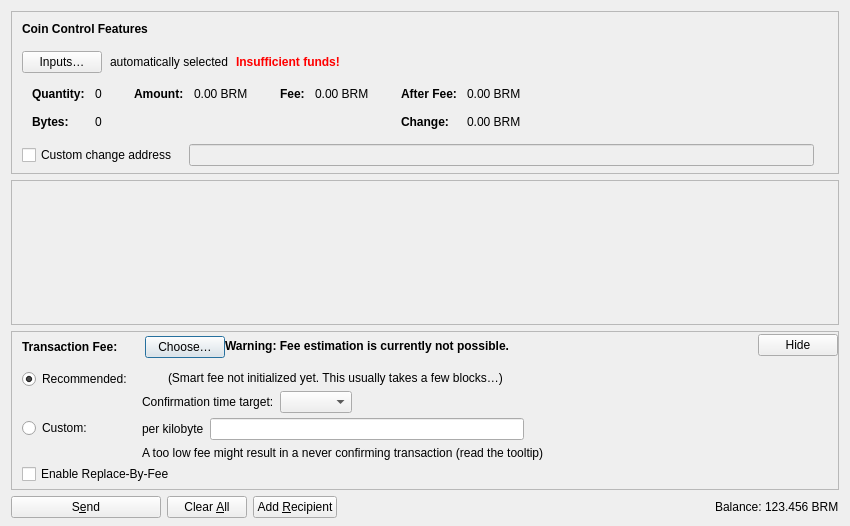
<?xml version="1.0" encoding="UTF-8"?>
<ui version="4.0">
 <class>SendCoinsDialog</class>
 <widget class="QDialog" name="SendCoinsDialog">
  <property name="geometry">
   <rect>
    <x>0</x>
    <y>0</y>
    <width>850</width>
    <height>526</height>
   </rect>
  </property>
  <property name="windowTitle">
   <string>Send Coins</string>
  </property>
  <layout class="QVBoxLayout" name="verticalLayout" stretch="0,1,0,0">
   <property name="bottomMargin">
    <number>8</number>
   </property>
   <item>
    <widget class="QFrame" name="frameCoinControl">
     <property name="sizePolicy">
      <sizepolicy hsizetype="Expanding" vsizetype="Expanding">
       <horstretch>0</horstretch>
       <verstretch>0</verstretch>
      </sizepolicy>
     </property>
     <property name="maximumSize">
      <size>
       <width>16777215</width>
       <height>16777215</height>
      </size>
     </property>
     <property name="frameShape">
      <enum>QFrame::StyledPanel</enum>
     </property>
     <property name="frameShadow">
      <enum>QFrame::Sunken</enum>
     </property>
     <layout class="QVBoxLayout" name="verticalLayoutCoinControl2">
      <property name="spacing">
       <number>0</number>
      </property>
      <property name="leftMargin">
       <number>0</number>
      </property>
      <property name="topMargin">
       <number>0</number>
      </property>
      <property name="rightMargin">
       <number>0</number>
      </property>
      <property name="bottomMargin">
       <number>6</number>
      </property>
      <item>
       <layout class="QVBoxLayout" name="verticalLayoutCoinControl" stretch="0,0,0,0,1">
        <property name="spacing">
         <number>0</number>
        </property>
        <property name="leftMargin">
         <number>10</number>
        </property>
        <property name="topMargin">
         <number>10</number>
        </property>
        <item>
         <layout class="QHBoxLayout" name="horizontalLayoutCoinControl1">
          <property name="bottomMargin">
           <number>15</number>
          </property>
          <item>
           <widget class="QLabel" name="labelCoinControlFeatures">
            <property name="sizePolicy">
             <sizepolicy hsizetype="Preferred" vsizetype="Maximum">
              <horstretch>0</horstretch>
              <verstretch>0</verstretch>
             </sizepolicy>
            </property>
            <property name="font">
             <font>
              <weight>75</weight>
              <bold>true</bold>
             </font>
            </property>
            <property name="styleSheet">
             <string notr="true">font-weight:bold;</string>
            </property>
            <property name="text">
             <string>Coin Control Features</string>
            </property>
           </widget>
          </item>
         </layout>
        </item>
        <item>
         <layout class="QHBoxLayout" name="horizontalLayoutCoinControl2" stretch="0,0,0,0">
          <property name="spacing">
           <number>8</number>
          </property>
          <property name="bottomMargin">
           <number>10</number>
          </property>
          <item>
           <widget class="QPushButton" name="pushButtonCoinControl">
            <property name="styleSheet">
             <string notr="true"/>
            </property>
            <property name="text">
             <string>Inputs…</string>
            </property>
            <property name="autoDefault">
             <bool>false</bool>
            </property>
           </widget>
          </item>
          <item>
           <widget class="QLabel" name="labelCoinControlAutomaticallySelected">
            <property name="text">
             <string>automatically selected</string>
            </property>
            <property name="margin">
             <number>5</number>
            </property>
           </widget>
          </item>
          <item>
           <widget class="QLabel" name="labelCoinControlInsuffFunds">
            <property name="font">
             <font>
              <weight>75</weight>
              <bold>true</bold>
             </font>
            </property>
            <property name="styleSheet">
             <string notr="true">color:red;font-weight:bold;</string>
            </property>
            <property name="text">
             <string>Insufficient funds!</string>
            </property>
            <property name="margin">
             <number>5</number>
            </property>
           </widget>
          </item>
          <item>
           <spacer name="horizontalSpacerCoinControl">
            <property name="orientation">
             <enum>Qt::Horizontal</enum>
            </property>
            <property name="sizeHint" stdset="0">
             <size>
              <width>40</width>
              <height>1</height>
             </size>
            </property>
           </spacer>
          </item>
         </layout>
        </item>
        <item>
         <widget class="QWidget" name="widgetCoinControl" native="true">
          <property name="sizePolicy">
           <sizepolicy hsizetype="Preferred" vsizetype="Preferred">
            <horstretch>0</horstretch>
            <verstretch>0</verstretch>
           </sizepolicy>
          </property>
          <property name="minimumSize">
           <size>
            <width>0</width>
            <height>0</height>
           </size>
          </property>
          <property name="styleSheet">
           <string notr="true"/>
          </property>
          <layout class="QHBoxLayout" name="horizontalLayoutCoinControl5">
           <property name="leftMargin">
            <number>0</number>
           </property>
           <property name="topMargin">
            <number>0</number>
           </property>
           <property name="rightMargin">
            <number>0</number>
           </property>
           <property name="bottomMargin">
            <number>0</number>
           </property>
           <item>
            <layout class="QHBoxLayout" name="horizontalLayoutCoinControl3" stretch="0,0,0,1">
             <property name="spacing">
              <number>20</number>
             </property>
             <property name="topMargin">
              <number>0</number>
             </property>
             <property name="bottomMargin">
              <number>10</number>
             </property>
             <item>
              <layout class="QFormLayout" name="formLayoutCoinControl1">
               <property name="labelAlignment">
                <set>Qt::AlignLeft|Qt::AlignVCenter</set>
               </property>
               <property name="horizontalSpacing">
                <number>10</number>
               </property>
               <property name="verticalSpacing">
                <number>14</number>
               </property>
               <property name="leftMargin">
                <number>10</number>
               </property>
               <property name="topMargin">
                <number>4</number>
               </property>
               <property name="rightMargin">
                <number>6</number>
               </property>
               <item row="0" column="0">
                <widget class="QLabel" name="labelCoinControlQuantityText">
                 <property name="font">
                  <font>
                   <weight>75</weight>
                   <bold>true</bold>
                  </font>
                 </property>
                 <property name="text">
                  <string>Quantity:</string>
                 </property>
                 <property name="margin">
                  <number>0</number>
                 </property>
                </widget>
               </item>
               <item row="0" column="1">
                <widget class="QLabel" name="labelCoinControlQuantity">
                 <property name="cursor">
                  <cursorShape>IBeamCursor</cursorShape>
                 </property>
                 <property name="contextMenuPolicy">
                  <enum>Qt::ActionsContextMenu</enum>
                 </property>
                 <property name="text">
                  <string notr="true">0</string>
                 </property>
                 <property name="margin">
                  <number>0</number>
                 </property>
                 <property name="textInteractionFlags">
                  <set>Qt::LinksAccessibleByMouse|Qt::TextSelectableByKeyboard|Qt::TextSelectableByMouse</set>
                 </property>
                </widget>
               </item>
               <item row="1" column="0">
                <widget class="QLabel" name="labelCoinControlBytesText">
                 <property name="font">
                  <font>
                   <weight>75</weight>
                   <bold>true</bold>
                  </font>
                 </property>
                 <property name="text">
                  <string>Bytes:</string>
                 </property>
                </widget>
               </item>
               <item row="1" column="1">
                <widget class="QLabel" name="labelCoinControlBytes">
                 <property name="cursor">
                  <cursorShape>IBeamCursor</cursorShape>
                 </property>
                 <property name="contextMenuPolicy">
                  <enum>Qt::ActionsContextMenu</enum>
                 </property>
                 <property name="text">
                  <string notr="true">0</string>
                 </property>
                 <property name="textInteractionFlags">
                  <set>Qt::LinksAccessibleByMouse|Qt::TextSelectableByKeyboard|Qt::TextSelectableByMouse</set>
                 </property>
                </widget>
               </item>
              </layout>
             </item>
             <item>
              <layout class="QFormLayout" name="formLayoutCoinControl2">
               <property name="horizontalSpacing">
                <number>10</number>
               </property>
               <property name="verticalSpacing">
                <number>14</number>
               </property>
               <property name="leftMargin">
                <number>6</number>
               </property>
               <property name="topMargin">
                <number>4</number>
               </property>
               <property name="rightMargin">
                <number>6</number>
               </property>
               <item row="0" column="0">
                <widget class="QLabel" name="labelCoinControlAmountText">
                 <property name="font">
                  <font>
                   <weight>75</weight>
                   <bold>true</bold>
                  </font>
                 </property>
                 <property name="text">
                  <string>Amount:</string>
                 </property>
                 <property name="margin">
                  <number>0</number>
                 </property>
                </widget>
               </item>
               <item row="0" column="1">
                <widget class="QLabel" name="labelCoinControlAmount">
                 <property name="cursor">
                  <cursorShape>IBeamCursor</cursorShape>
                 </property>
                 <property name="contextMenuPolicy">
                  <enum>Qt::ActionsContextMenu</enum>
                 </property>
                 <property name="text">
                  <string notr="true">0.00 BRM</string>
                 </property>
                 <property name="textInteractionFlags">
                  <set>Qt::LinksAccessibleByMouse|Qt::TextSelectableByKeyboard|Qt::TextSelectableByMouse</set>
                 </property>
                </widget>
               </item>
              </layout>
             </item>
             <item>
              <layout class="QFormLayout" name="formLayoutCoinControl3">
               <property name="horizontalSpacing">
                <number>10</number>
               </property>
               <property name="verticalSpacing">
                <number>14</number>
               </property>
               <property name="leftMargin">
                <number>6</number>
               </property>
               <property name="topMargin">
                <number>4</number>
               </property>
               <property name="rightMargin">
                <number>6</number>
               </property>
               <item row="0" column="0">
                <widget class="QLabel" name="labelCoinControlFeeText">
                 <property name="font">
                  <font>
                   <weight>75</weight>
                   <bold>true</bold>
                  </font>
                 </property>
                 <property name="text">
                  <string>Fee:</string>
                 </property>
                 <property name="margin">
                  <number>0</number>
                 </property>
                </widget>
               </item>
               <item row="0" column="1">
                <widget class="QLabel" name="labelCoinControlFee">
                 <property name="cursor">
                  <cursorShape>IBeamCursor</cursorShape>
                 </property>
                 <property name="contextMenuPolicy">
                  <enum>Qt::ActionsContextMenu</enum>
                 </property>
                 <property name="text">
                  <string notr="true">0.00 BRM</string>
                 </property>
                 <property name="textInteractionFlags">
                  <set>Qt::LinksAccessibleByMouse|Qt::TextSelectableByKeyboard|Qt::TextSelectableByMouse</set>
                 </property>
                </widget>
               </item>
              </layout>
             </item>
             <item>
              <layout class="QFormLayout" name="formLayoutCoinControl4">
               <property name="labelAlignment">
                <set>Qt::AlignLeft|Qt::AlignVCenter</set>
               </property>
               <property name="horizontalSpacing">
                <number>10</number>
               </property>
               <property name="verticalSpacing">
                <number>14</number>
               </property>
               <property name="leftMargin">
                <number>6</number>
               </property>
               <property name="topMargin">
                <number>4</number>
               </property>
               <property name="rightMargin">
                <number>6</number>
               </property>
               <item row="0" column="0">
                <widget class="QLabel" name="labelCoinControlAfterFeeText">
                 <property name="font">
                  <font>
                   <weight>75</weight>
                   <bold>true</bold>
                  </font>
                 </property>
                 <property name="text">
                  <string>After Fee:</string>
                 </property>
                 <property name="margin">
                  <number>0</number>
                 </property>
                </widget>
               </item>
               <item row="0" column="1">
                <widget class="QLabel" name="labelCoinControlAfterFee">
                 <property name="cursor">
                  <cursorShape>IBeamCursor</cursorShape>
                 </property>
                 <property name="contextMenuPolicy">
                  <enum>Qt::ActionsContextMenu</enum>
                 </property>
                 <property name="text">
                  <string notr="true">0.00 BRM</string>
                 </property>
                 <property name="textInteractionFlags">
                  <set>Qt::LinksAccessibleByMouse|Qt::TextSelectableByKeyboard|Qt::TextSelectableByMouse</set>
                 </property>
                </widget>
               </item>
               <item row="1" column="0">
                <widget class="QLabel" name="labelCoinControlChangeText">
                 <property name="font">
                  <font>
                   <weight>75</weight>
                   <bold>true</bold>
                  </font>
                 </property>
                 <property name="text">
                  <string>Change:</string>
                 </property>
                </widget>
               </item>
               <item row="1" column="1">
                <widget class="QLabel" name="labelCoinControlChange">
                 <property name="cursor">
                  <cursorShape>IBeamCursor</cursorShape>
                 </property>
                 <property name="contextMenuPolicy">
                  <enum>Qt::ActionsContextMenu</enum>
                 </property>
                 <property name="text">
                  <string notr="true">0.00 BRM</string>
                 </property>
                 <property name="textInteractionFlags">
                  <set>Qt::LinksAccessibleByMouse|Qt::TextSelectableByKeyboard|Qt::TextSelectableByMouse</set>
                 </property>
                </widget>
               </item>
              </layout>
             </item>
            </layout>
           </item>
          </layout>
         </widget>
        </item>
        <item>
         <layout class="QHBoxLayout" name="horizontalLayoutCoinControl4" stretch="0,0,0">
          <property name="spacing">
           <number>12</number>
          </property>
          <property name="sizeConstraint">
           <enum>QLayout::SetDefaultConstraint</enum>
          </property>
          <property name="topMargin">
           <number>5</number>
          </property>
          <property name="rightMargin">
           <number>5</number>
          </property>
          <item>
           <widget class="QCheckBox" name="checkBoxCoinControlChange">
            <property name="toolTip">
             <string>If this is activated, but the change address is empty or invalid, change will be sent to a newly generated address.</string>
            </property>
            <property name="text">
             <string>Custom change address</string>
            </property>
           </widget>
          </item>
          <item>
           <widget class="QValidatedLineEdit" name="lineEditCoinControlChange">
            <property name="enabled">
             <bool>false</bool>
            </property>
            <property name="sizePolicy">
             <sizepolicy hsizetype="Expanding" vsizetype="Fixed">
              <horstretch>0</horstretch>
              <verstretch>0</verstretch>
             </sizepolicy>
            </property>
           </widget>
          </item>
          <item>
           <widget class="QLabel" name="labelCoinControlChangeLabel">
            <property name="sizePolicy">
             <sizepolicy hsizetype="Preferred" vsizetype="Expanding">
              <horstretch>0</horstretch>
              <verstretch>0</verstretch>
             </sizepolicy>
            </property>
            <property name="minimumSize">
             <size>
              <width>0</width>
              <height>0</height>
             </size>
            </property>
            <property name="text">
             <string/>
            </property>
            <property name="margin">
             <number>3</number>
            </property>
           </widget>
          </item>
         </layout>
        </item>
        <item>
         <spacer name="verticalSpacerCoinControl">
          <property name="orientation">
           <enum>Qt::Vertical</enum>
          </property>
          <property name="sizeHint" stdset="0">
           <size>
            <width>800</width>
            <height>1</height>
           </size>
          </property>
         </spacer>
        </item>
       </layout>
      </item>
     </layout>
    </widget>
   </item>
   <item>
    <widget class="QScrollArea" name="scrollArea">
     <property name="widgetResizable">
      <bool>true</bool>
     </property>
     <widget class="QWidget" name="scrollAreaWidgetContents">
      <property name="geometry">
       <rect>
        <x>0</x>
        <y>0</y>
        <width>830</width>
        <height>104</height>
       </rect>
      </property>
      <layout class="QVBoxLayout" name="verticalLayout_2" stretch="0,1">
       <property name="leftMargin">
        <number>0</number>
       </property>
       <property name="topMargin">
        <number>0</number>
       </property>
       <property name="rightMargin">
        <number>0</number>
       </property>
       <property name="bottomMargin">
        <number>0</number>
       </property>
       <item>
        <layout class="QVBoxLayout" name="entries">
         <property name="spacing">
          <number>6</number>
         </property>
        </layout>
       </item>
       <item>
        <spacer name="verticalSpacer">
         <property name="orientation">
          <enum>Qt::Vertical</enum>
         </property>
         <property name="sizeHint" stdset="0">
          <size>
           <width>20</width>
           <height>40</height>
          </size>
         </property>
        </spacer>
       </item>
      </layout>
     </widget>
    </widget>
   </item>
   <item>
    <widget class="QFrame" name="frameFee">
     <property name="sizePolicy">
      <sizepolicy hsizetype="Expanding" vsizetype="Expanding">
       <horstretch>0</horstretch>
       <verstretch>0</verstretch>
      </sizepolicy>
     </property>
     <property name="maximumSize">
      <size>
       <width>16777215</width>
       <height>16777215</height>
      </size>
     </property>
     <property name="frameShape">
      <enum>QFrame::StyledPanel</enum>
     </property>
     <property name="frameShadow">
      <enum>QFrame::Sunken</enum>
     </property>
     <layout class="QVBoxLayout" name="verticalLayoutFee1">
      <property name="spacing">
       <number>0</number>
      </property>
      <property name="leftMargin">
       <number>0</number>
      </property>
      <property name="topMargin">
       <number>0</number>
      </property>
      <property name="rightMargin">
       <number>0</number>
      </property>
      <property name="bottomMargin">
       <number>0</number>
      </property>
      <item>
       <layout class="QVBoxLayout" name="verticalLayoutFee2" stretch="0,0,0">
        <property name="spacing">
         <number>0</number>
        </property>
        <property name="leftMargin">
         <number>10</number>
        </property>
        <property name="topMargin">
         <number>0</number>
        </property>
        <item>
         <layout class="QHBoxLayout" name="horizontalLayoutFee1">
          <property name="bottomMargin">
           <number>0</number>
          </property>
          <item>
           <layout class="QVBoxLayout" name="verticalLayoutFee7">
            <property name="spacing">
             <number>0</number>
            </property>
            <item>
             <spacer name="verticalSpacerSmartFee">
              <property name="orientation">
               <enum>Qt::Vertical</enum>
              </property>
              <property name="sizeType">
               <enum>QSizePolicy::Fixed</enum>
              </property>
              <property name="sizeHint" stdset="0">
               <size>
                <width>1</width>
                <height>4</height>
               </size>
              </property>
             </spacer>
            </item>
            <item>
             <layout class="QHBoxLayout" name="horizontalLayoutSmartFee">
              <property name="spacing">
               <number>10</number>
              </property>
              <item>
               <widget class="QLabel" name="labelFeeHeadline">
                <property name="sizePolicy">
                 <sizepolicy hsizetype="Preferred" vsizetype="Maximum">
                  <horstretch>0</horstretch>
                  <verstretch>0</verstretch>
                 </sizepolicy>
                </property>
                <property name="font">
                 <font>
                  <weight>75</weight>
                  <bold>true</bold>
                 </font>
                </property>
                <property name="styleSheet">
                 <string notr="true">font-weight:bold;</string>
                </property>
                <property name="text">
                 <string>Transaction Fee:</string>
                </property>
               </widget>
              </item>
              <item>
               <widget class="QLabel" name="labelFeeMinimized">
                <property name="text">
                 <string/>
                </property>
               </widget>
              </item>
              <item>
               <widget class="QPushButton" name="buttonChooseFee">
                <property name="text">
                 <string>Choose…</string>
                </property>
               </widget>
              </item>
             </layout>
            </item>
            <item>
             <spacer name="verticalSpacer_5">
              <property name="orientation">
               <enum>Qt::Vertical</enum>
              </property>
              <property name="sizeHint" stdset="0">
               <size>
                <width>1</width>
                <height>1</height>
               </size>
              </property>
             </spacer>
            </item>
           </layout>
          </item>
          <item>
           <widget class="QLabel" name="fallbackFeeWarningLabel">
            <property name="toolTip">
             <string>Using the fallbackfee can result in sending a transaction that will take several hours or days (or never) to confirm. Consider choosing your fee manually or wait until you have validated the complete chain.</string>
            </property>
            <property name="font">
            <font>
                <weight>75</weight>
                <bold>true</bold>
            </font>
            </property>
            <property name="text">
             <string>Warning: Fee estimation is currently not possible.</string>
            </property>
            <property name="wordWrap">
             <bool>false</bool>
            </property>
           </widget>
          </item>
          <item>
           <spacer name="horizontalSpacer_4">
            <property name="orientation">
             <enum>Qt::Horizontal</enum>
            </property>
            <property name="sizeType">
             <enum>QSizePolicy::MinimumExpanding</enum>
            </property>
            <property name="sizeHint" stdset="0">
             <size>
              <width>40</width>
              <height>20</height>
             </size>
            </property>
           </spacer>
          </item>
          <item>
           <widget class="QPushButton" name="buttonMinimizeFee">
            <property name="toolTip">
             <string>Hide transaction fee settings</string>
            </property>
            <property name="text">
             <string>Hide</string>
            </property>
           </widget>
          </item>
         </layout>
        </item>
        <item>
         <widget class="QFrame" name="frameFeeSelection">
          <layout class="QVBoxLayout" name="verticalLayoutFee12">
           <property name="spacing">
            <number>0</number>
           </property>
           <property name="leftMargin">
            <number>0</number>
           </property>
           <property name="topMargin">
            <number>0</number>
           </property>
           <property name="rightMargin">
            <number>0</number>
           </property>
           <property name="bottomMargin">
            <number>0</number>
           </property>
           <item>
            <layout class="QGridLayout" name="gridLayoutFee">
             <property name="topMargin">
              <number>10</number>
             </property>
             <property name="bottomMargin">
              <number>4</number>
             </property>
             <property name="horizontalSpacing">
              <number>10</number>
             </property>
             <property name="verticalSpacing">
              <number>4</number>
             </property>
             <item row="1" column="1">
              <layout class="QVBoxLayout" name="verticalLayoutFee8">
               <property name="spacing">
                <number>6</number>
               </property>
               <item>
                <layout class="QHBoxLayout" name="horizontalLayoutFee13">
                 <item>
                  <widget class="QLabel" name="labelCustomPerKilobyte">
                   <property name="toolTip">
                    <string>Specify a custom fee per kB (1,000 bytes) of the transaction's virtual size.

Note:  Since the fee is calculated on a per-byte basis, a fee rate of "100 maharishis per kvB" for a transaction size of 500 virtual bytes (half of 1 kvB) would ultimately yield a fee of only 50 maharishis.</string>
                   </property>
                   <property name="text">
                    <string>per kilobyte</string>
                   </property>
                  </widget>
                 </item>
                 <item>
                  <widget class="BitRaamAmountField" name="customFee"/>
                 </item>
                 <item>
                  <spacer name="horizontalSpacer_6">
                   <property name="orientation">
                    <enum>Qt::Horizontal</enum>
                   </property>
                   <property name="sizeHint" stdset="0">
                    <size>
                     <width>1</width>
                     <height>1</height>
                    </size>
                   </property>
                  </spacer>
                 </item>
                </layout>
               </item>
               <item>
                <layout class="QHBoxLayout" name="horizontalLayoutFee8">
                 <item>
                  <widget class="QLabel" name="labelCustomFeeWarning">
                   <property name="enabled">
                    <bool>true</bool>
                   </property>
                   <property name="toolTip">
                    <string>When there is less transaction volume than space in the blocks, miners as well as relaying nodes may enforce a minimum fee. Paying only this minimum fee is just fine, but be aware that this can result in a never confirming transaction once there is more demand for bitraam transactions than the network can process.</string>
                   </property>
                   <property name="text">
                    <string>A too low fee might result in a never confirming transaction (read the tooltip)</string>
                   </property>
                  </widget>
                 </item>
                 <item>
                  <spacer name="horizontalSpacer_2">
                   <property name="orientation">
                    <enum>Qt::Horizontal</enum>
                   </property>
                   <property name="sizeHint" stdset="0">
                    <size>
                     <width>1</width>
                     <height>1</height>
                    </size>
                   </property>
                  </spacer>
                 </item>
                </layout>
               </item>
              </layout>
             </item>
             <item row="0" column="0">
              <layout class="QVBoxLayout" name="verticalLayoutFee4" stretch="0,1">
               <item>
                <widget class="QRadioButton" name="radioSmartFee">
                 <property name="text">
                  <string>Recommended:</string>
                 </property>
                 <property name="checked">
                  <bool>true</bool>
                 </property>
                 <attribute name="buttonGroup">
                  <string notr="true">groupFee</string>
                 </attribute>
                </widget>
               </item>
               <item>
                <spacer name="verticalSpacer_2">
                 <property name="orientation">
                  <enum>Qt::Vertical</enum>
                 </property>
                 <property name="sizeHint" stdset="0">
                  <size>
                   <width>1</width>
                   <height>1</height>
                  </size>
                 </property>
                </spacer>
               </item>
              </layout>
             </item>
             <item row="1" column="0">
              <layout class="QVBoxLayout" name="verticalLayoutFee9" stretch="0,1">
               <item>
                <widget class="QRadioButton" name="radioCustomFee">
                 <property name="text">
                  <string>Custom:</string>
                 </property>
                 <attribute name="buttonGroup">
                  <string notr="true">groupFee</string>
                 </attribute>
                </widget>
               </item>
               <item>
                <spacer name="verticalSpacer_6">
                 <property name="orientation">
                  <enum>Qt::Vertical</enum>
                 </property>
                 <property name="sizeHint" stdset="0">
                  <size>
                   <width>1</width>
                   <height>1</height>
                  </size>
                 </property>
                </spacer>
               </item>
              </layout>
             </item>
             <item row="0" column="1">
              <layout class="QVBoxLayout" name="verticalLayoutFee3" stretch="0,0,1">
               <property name="spacing">
                <number>6</number>
               </property>
               <property name="topMargin">
                <number>2</number>
               </property>
               <item>
                <layout class="QHBoxLayout" name="horizontalLayoutFee12">
                 <item>
                  <widget class="QLabel" name="labelSmartFee">
                   <property name="text">
                    <string/>
                   </property>
                  </widget>
                 </item>
                 <item>
                  <widget class="QLabel" name="labelFeeEstimation">
                   <property name="text">
                    <string/>
                   </property>
                  </widget>
                 </item>
                 <item>
                  <widget class="QLabel" name="labelSmartFee2">
                   <property name="text">
                    <string>(Smart fee not initialized yet. This usually takes a few blocks…)</string>
                   </property>
                  </widget>
                 </item>
                 <item>
                  <spacer name="horizontalSpacer_5">
                   <property name="orientation">
                    <enum>Qt::Horizontal</enum>
                   </property>
                   <property name="sizeHint" stdset="0">
                    <size>
                     <width>1</width>
                     <height>1</height>
                    </size>
                   </property>
                  </spacer>
                 </item>
                </layout>
               </item>
               <item>
                <layout class="QHBoxLayout" name="horizontalLayoutFee9">
                 <item>
                  <layout class="QVBoxLayout" name="verticalLayoutFee6">
                   <item>
                    <widget class="QLabel" name="labelSmartFee3">
                     <property name="text">
                      <string>Confirmation time target:</string>
                     </property>
                    </widget>
                   </item>
                  </layout>
                 </item>
                 <item>
                  <layout class="QVBoxLayout" name="verticalLayoutFee5">
                   <property name="rightMargin">
                    <number>30</number>
                   </property>
                   <item>
                    <layout class="QHBoxLayout" name="horizontalLayoutConfTarget">
                     <property name="bottomMargin">
                      <number>0</number>
                     </property>
                     <item>
                      <widget class="QComboBox" name="confTargetSelector"/>
                     </item>
                     <item>
                      <spacer name="horizontalSpacerConfTarget">
                       <property name="orientation">
                        <enum>Qt::Horizontal</enum>
                       </property>
                       <property name="sizeHint" stdset="0">
                        <size>
                         <width>40</width>
                         <height>20</height>
                        </size>
                       </property>
                      </spacer>
                     </item>
                    </layout>
                   </item>
                  </layout>
                 </item>
                </layout>
               </item>
               <item>
                <spacer name="verticalSpacer_4">
                 <property name="orientation">
                  <enum>Qt::Vertical</enum>
                 </property>
                 <property name="sizeHint" stdset="0">
                  <size>
                   <width>1</width>
                   <height>1</height>
                  </size>
                 </property>
                </spacer>
               </item>
              </layout>
             </item>
            </layout>
           </item>
           <item>
            <widget class="QCheckBox" name="optInRBF">
             <property name="text">
              <string>Enable Replace-By-Fee</string>
             </property>
             <property name="toolTip">
              <string>With Replace-By-Fee (BIP-125) you can increase a transaction's fee after it is sent. Without this, a higher fee may be recommended to compensate for increased transaction delay risk.</string>
             </property>
            </widget>
           </item>
          </layout>
         </widget>
        </item>
        <item>
         <spacer name="verticalSpacerFee">
          <property name="orientation">
           <enum>Qt::Vertical</enum>
          </property>
          <property name="sizeHint" stdset="0">
           <size>
            <width>40</width>
            <height>5</height>
           </size>
          </property>
         </spacer>
        </item>
       </layout>
      </item>
     </layout>
    </widget>
   </item>
   <item>
    <layout class="QHBoxLayout" name="horizontalLayout">
     <item>
      <widget class="QPushButton" name="sendButton">
       <property name="minimumSize">
        <size>
         <width>150</width>
         <height>0</height>
        </size>
       </property>
       <property name="toolTip">
        <string>Confirm the send action</string>
       </property>
       <property name="text">
        <string>S&amp;end</string>
       </property>
       <property name="icon">
        <iconset resource="../bitraam.qrc">
         <normaloff>:/icons/send</normaloff>:/icons/send</iconset>
       </property>
       <property name="autoDefault">
        <bool>false</bool>
       </property>
       <property name="default">
        <bool>false</bool>
       </property>
      </widget>
     </item>
     <item>
      <widget class="QPushButton" name="clearButton">
       <property name="sizePolicy">
        <sizepolicy hsizetype="Minimum" vsizetype="Fixed">
         <horstretch>0</horstretch>
         <verstretch>0</verstretch>
        </sizepolicy>
       </property>
       <property name="toolTip">
        <string>Clear all fields of the form.</string>
       </property>
       <property name="text">
        <string>Clear &amp;All</string>
       </property>
       <property name="icon">
        <iconset resource="../bitraam.qrc">
         <normaloff>:/icons/remove</normaloff>:/icons/remove</iconset>
       </property>
       <property name="autoDefault">
        <bool>false</bool>
       </property>
      </widget>
     </item>
     <item>
      <widget class="QPushButton" name="addButton">
       <property name="toolTip">
        <string>Send to multiple recipients at once</string>
       </property>
       <property name="text">
        <string>Add &amp;Recipient</string>
       </property>
       <property name="icon">
        <iconset resource="../bitraam.qrc">
         <normaloff>:/icons/add</normaloff>:/icons/add</iconset>
       </property>
       <property name="autoDefault">
        <bool>false</bool>
       </property>
      </widget>
     </item>
     <item>
      <spacer name="horizontalSpacer">
       <property name="orientation">
        <enum>Qt::Horizontal</enum>
       </property>
       <property name="sizeHint" stdset="0">
        <size>
         <width>40</width>
         <height>20</height>
        </size>
       </property>
      </spacer>
     </item>
     <item>
      <layout class="QHBoxLayout" name="horizontalLayout_2">
       <property name="spacing">
        <number>3</number>
       </property>
       <item>
        <widget class="QLabel" name="labelBalanceName">
         <property name="sizePolicy">
          <sizepolicy hsizetype="Preferred" vsizetype="Fixed">
           <horstretch>0</horstretch>
           <verstretch>0</verstretch>
          </sizepolicy>
         </property>
         <property name="text">
          <string>Balance:</string>
         </property>
        </widget>
       </item>
       <item>
        <widget class="QLabel" name="labelBalance">
         <property name="sizePolicy">
          <sizepolicy hsizetype="Preferred" vsizetype="Fixed">
           <horstretch>0</horstretch>
           <verstretch>0</verstretch>
          </sizepolicy>
         </property>
         <property name="cursor">
          <cursorShape>IBeamCursor</cursorShape>
         </property>
         <property name="text">
          <string notr="true">123.456 BRM</string>
         </property>
         <property name="textInteractionFlags">
          <set>Qt::LinksAccessibleByMouse|Qt::TextSelectableByKeyboard|Qt::TextSelectableByMouse</set>
         </property>
        </widget>
       </item>
      </layout>
     </item>
    </layout>
   </item>
  </layout>
 </widget>
 <customwidgets>
  <customwidget>
   <class>QValidatedLineEdit</class>
   <extends>QLineEdit</extends>
   <header>qt/qvalidatedlineedit.h</header>
  </customwidget>
  <customwidget>
   <class>BitRaamAmountField</class>
   <extends>QLineEdit</extends>
   <header>qt/bitraamamountfield.h</header>
   <container>1</container>
  </customwidget>
 </customwidgets>
 <resources>
  <include location="../bitraam.qrc"/>
 </resources>
 <connections/>
 <buttongroups>
  <buttongroup name="groupFee"/>
 </buttongroups>
</ui>
